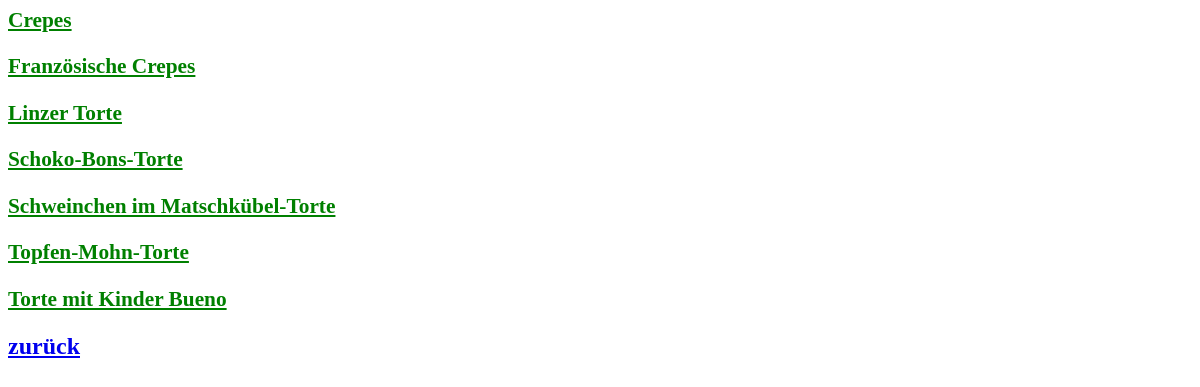
The page /SortMethod.php on the database as committed earlier.
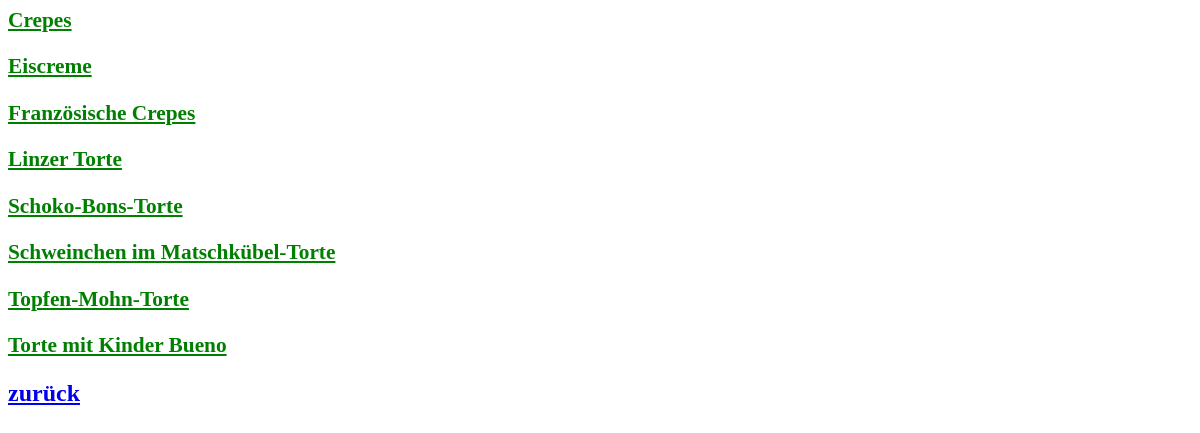
The same page on the database as committed later.
### tables this page shows
CREATE TABLE `existing_recipes` (
  `name_rezept` varchar(100) NOT NULL,
  `description` varchar(1000) DEFAULT NULL,
  `image` blob DEFAULT NULL
);

### Modell.php (the view, shortened to what this page needs)
<?php
class sort_recipecollection extends recipecollection
{
    public function SortMethod($sortart)
    {if (($sortart=='A-Z' ) or ($sortart==''))  {
    $test="SELECT * FROM existing_recipes ORDER BY name_rezept ASC ";}
    else {$test="SELECT * FROM existing_recipes ORDER BY name_rezept DESC ";}
    foreach (self::$connect->query($test) as $row) {
    echo "<h1><a href='Seite.php?name=".$row['name_rezept']."' style='color: green; font-size: 16pt'>".$row['name_rezept']."</a></h1>";
     }
    }
}

### SortMethod.php (shortened to what this page needs)
<html>
   <head>
       <link rel="stylesheet" href="style1.css" type="text/css"></link>
   </head>
<?php
require_once 'Modell.php';
$sortart=$_GET["sortart"];
$SortRezept=new sort_recipecollection();
$SortRezept->SortMethod($sortart);
    ?>
<h2><a href="index.php">zurück</a></h2>
</html>

Rows that differ between the two databases and show on the page:
added existing_recipes: name_rezept "Eiscreme"
